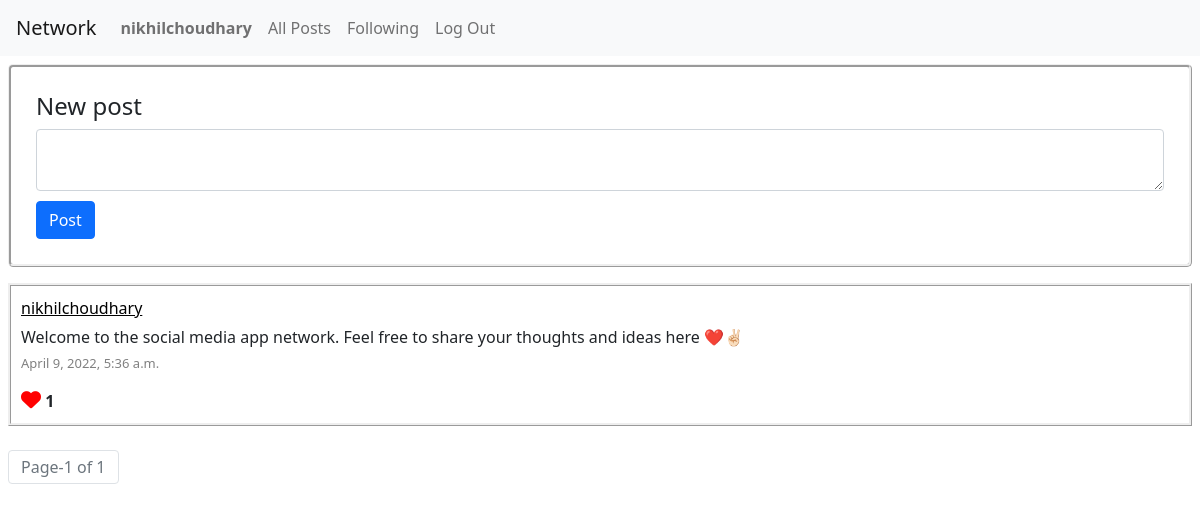
/ (signed in), run on the app's committed database.
### network/models.py (models this page shows, shortened)
class User(AbstractUser):
    pass

class posts(models.Model):
    user = models.ForeignKey("User",on_delete=models.CASCADE)
    post = models.TextField(null=True)
    timestamp = models.DateTimeField(auto_now_add=True)
    likes = models.IntegerField(null=True,default=0)
    liked = models.ManyToManyField(User,related_name="user_likes",blank=True)

### network/views.py (the view)
# urls.py: path("", views.index, name="index"),
@login_required(login_url='/login')
def index(request):
    if request.method == "POST":
        user = request.user
        post = request.POST.get("input_value")
        temp = posts.objects.create(user=user,post=post)
        return HttpResponseRedirect(reverse("index"))
    else:
        post = posts.objects.all().order_by('-timestamp')
        paginator = Paginator(post, 10)
        page_number = request.GET.get('page')
        page_obj = paginator.get_page(page_number)
        try:
            user=request.user
            edit = posts.objects.filter(user=user)
        except:
            edit = ''
        return render(request, "network/index.html",{
            "posts":page_obj,
            "edit":edit,
            "c_user":request.user
        })

### network/templates/network/index.html (shortened to what this page needs)
{% extends "network/layout.html" %}
{% block body %}
    <div id="new_post" class="mb-3" >
        <h4>New post</h4>
        <form action="{% url 'index' %}" id="form" method="POST">
        <div>
            <textarea class="form-control" type="text" id="new_post_field" autocomplete="off" name="input_value" autofocus></textarea>
        </div>
        <div id="new_post_submit">
            <input class="btn btn-primary" type="submit" value="Post" id="new_post_submit_field" >
        </div>
    </form>
    </div>
    <div class="all_posts">
        {% for post in posts%}
        <div class="post">
            <a class="post_info" href="{% url 'profile' post.user %}">{{post.user}}</a>
            <div class="post_post" style="margin-bottom: 5px;">{{post.post}}</div>
            <p class="timestamp">{{post.timestamp}}</p>
            <i class="fa-solid fa-heart"></i>
            <b class="like_count">{{post.likes}}</b>
        </div>
        {% endfor %}
    </div>
    <div class="pagination">
            <div class="page-item disabled" >
                <div class="page-link">Page-{{ posts.number }} of {{posts.paginator.num_pages}}</div>
            </div>
    </div>
{% endblock %}

### network/templates/network/layout.html (shortened to what this page needs)
{% load static %}
<!DOCTYPE html>
<html lang="en">
    <head>
        <link rel="stylesheet" href="https://stackpath.bootstrapcdn.com/bootstrap/4.4.1/css/bootstrap.min.css">
        <link rel="stylesheet" href="{% static 'network/styles.css' %}" >
        <link href="https://cdn.jsdelivr.net/npm/bootstrap@5.1.3/dist/css/bootstrap.min.css" rel="stylesheet">
    </head>
    <body>
        <nav class="navbar navbar-expand-lg navbar-light bg-light">
            <a class="navbar-brand" href="#">Network</a>
            <div>
              <ul class="navbar-nav mr-auto">
                {% if user.is_authenticated %}
                    <li class="nav-item">
                        <a class="nav-link" href="#"><strong>{{ user.username }}</strong></a>
                    </li>
                {% endif %}
                <li class="nav-item">
                  <a class="nav-link" href="{% url 'index' %}">All Posts</a>
                </li>
                {% if user.is_authenticated %}
                    <li class="nav-item">
                        <a class="nav-link" href="{% url 'following' %}">Following</a>
                    </li>
                    <li class="nav-item">
                        <a class="nav-link" href="{% url 'logout' %}">Log Out</a>
                    </li>
                {% endif %}
              </ul>
            </div>
          </nav>
        <div class="body">
            {% block body %}
            {% endblock %}
        </div>
    </body>
</html>

### network/static/network/styles.css (style rules this page uses)
#new_post { border-style:ridge; padding:25px; border-radius:5px; }
.body { padding:8px; }
#new_post_submit { margin-top:10px; }
.post { border-style:ridge; padding:10px; margin-bottom: 15px; }
.timestamp { font-size: small; color:gray; }
.fa-solid,.fa-heart { font-size: 20px; animation-name:like; animation-duration:1s; animation-fill-mode: forwards; animation-play-state: paused; }
.pagination { margin-top:2%; }
.all_posts { display: block; }
.post_info { color:black; }
.post_post { margin-top: 5px; }

### data on the page
User: username "nikhilchoudhary"
posts: user "nikhilchoudhary", post "Welcome to the social media app network. Feel free to share your thoughts and ideas here ❤️✌🏻", timestamp "April 9, 2022, 5:36 a.m.", likes "1"

### other printed values
{{ posts.number }} "1"
{{ posts.paginator.num_pages }} "1"
